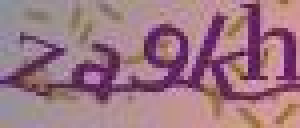
#> input picture opencv/yixin2.jpg, 75 x 32 px (shown 4 times larger)
$ python yixin.py   (Python 2 division)
#> lines starting #> are read from the running program, lines starting #| are printed output that depends on the picture; after the words box and inside, x2 and y2 are one past the last pixel; in counts of white or black regions, pixels touching at a corner belong together
# coding: utf-8
# 此文件用来测试type5类型的验证码的处理
import numpy as np
import cv2

def output_img(name,img):
	cv2.imwrite('out/yinxin_'+name+'.jpg',img)

imgname = "yixin2.jpg"
img = cv2.imread(imgname, cv2.IMREAD_GRAYSCALE)
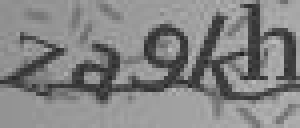
#> img: shape (32, 75) (shown 4 times larger); min 34, max 187, mean 131.5
print "img shape:",img.shape
#| img shape: (32, 75)
#print len(img)
#for row in img:
#	print row

#cv2.imshow(imgname,img)
#cv2.waitKey(0)

# 选取一个全局阈值，然后就把整幅图像分成了非黑即白的二值图像了
# 这个函数有四个参数，第一个原图像，第二个进行分类的阈值，
# 第三个是高于（低于）阈值时赋予的新值，第四个是一个方法选择参数，常用的有：
# • cv2.THRESH_BINARY（黑白二值）
# • cv2.THRESH_BINARY_INV（黑白二值反转）
# 该函数有两个返回值，
# 第一个retVal（得到的阈值值（在后面一个方法中会用到）），
# 第二个就是阈值化后的图像。
retval, t = cv2.threshold(img, 127, 1, cv2.THRESH_BINARY_INV)
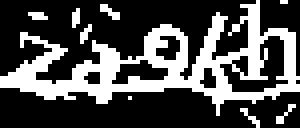
#> t: shape (32, 75) (shown 4 times larger); values 0 (black) and 1 (white), 30.9% white; 9 white regions (8 under 20 px), largest, box (x1, y1, x2, y2) and area: (0, 0, 75, 29) 689
#cv2.imshow("t",t)
#cv2.waitKey(0)
#===>把图像给二值化了，做了黑白反转，阈值是127，凡是低于阈值的都设为1
#debug了一下，就是把原来白的都变黑为0（靠THRESH_BINARY_INV这个参数），
#            然后原来黑的地方都变成1
print "做了阈值二值化处理的",t,"/",t.shape
#> (printed output is left out)
output_img("binary_inv_img",t)
for row in t:
	print row
#> this loop made 32 passes
#> (printed output is left out)

s = t.sum(axis=0)#210x64 ==> 210，降维，但是汇总了
#> s = 75 values, max 24 at index 63, min 3 at index 0, mean 9.89
print "s.size",len(s)
#| s.size 75
print "二值化图像按列sum - s(是个图像数组):",s
#| 二值化图像按列sum - s(是个图像数组): [ 3  3  4  4  5 11 10  9 12 12 11 13  9  8  8  6  6  4 11 11 10 10  8  8
#|   9 17 17 15 12  9  3  3  7  5  6  4  9 11 13 11 11 10 10  9 12 13 10  3
#|   7  9 10 10 12 17 22 15  9  8  8  7 10  9 22 24 24  7  8  4  5  8  9 17
#|  17 16  3]
#median：中位数，nonzeros(a)返回数组a中值不为零的元素的下标
y1 = (s > np.median(s) + 5).nonzero()[0][0]
#> y1 = 25
print "s>np.median(s):",s>np.median(s)
#| s>np.median(s): [False False False False False  True  True False  True  True  True  True
#|  False False False False False False  True  True  True  True False False
#|  False  True  True  True  True False False False False False False False
#|  False  True  True  True  True  True  True False  True  True  True False
#|  False False  True  True  True  True  True  True False False False False
#|   True False  True  True  True False False False False False False  True
#|   True  True False]
print "(s > np.median(s) + 5)",(s > np.median(s) + 5)
#| (s > np.median(s) + 5) [False False False False False False False False False False False False
#|  False False False False False False False False False False False False
#|  False  True  True  True False False False False False False False False
#|  False False False False False False False False False False False False
#|  False False False False False  True  True  True False False False False
#|  False False  True  True  True False False False False False False  True
#|   True  True False]
print "(s > np.median(s) + 5).nonzero()",(s > np.median(s)+5).nonzero()
print "y1:",y1

#折腾这一圈，我理解是为了去掉横线，所以np.median(s) + 5的5，我理解就是线粗

y2 = (s > np.median(s) + 5).nonzero()[0][-1]
#> y2 = 73
x1, x2 = 0, 36
#img数组的分片很诡异，不是x1:y1,x2:y2，
#而是这里写的x1:x2, y1:y2
#所以，这里作者认为识别码的竖着的方向，也就是x方向是0，36，说白了就是竖着36个像素
#而，x，y方向和我们的理解的是一致的，但是numpy表示是反的
#numpy表示的图像，高度（y坐标）在前，宽度（x坐标）在后
#所以这个img[x1:x2...]的x1,x2其实是y1,y2，就是图像的高度
im = img[x1:x2, y1 - 2:y2 + 3]
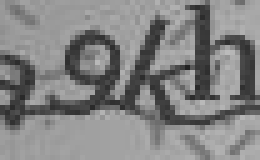
#> im: shape (32, 52) (shown 5 times larger); min 34, max 187, mean 131.1
print "im:",im.shape,im
print "x1:y2,x1:y2:",x1,":",y1,",",x2,":",y2
output_img("cut_out_img把数字图像扣出来",im)
cv2.imshow("2 values",im)
cv2.waitKey(0)

#再黑白颠倒一下
retval, im = cv2.threshold(im, 127, 255, cv2.THRESH_BINARY_INV)
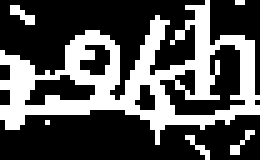
#> im: shape (32, 52) (shown 5 times larger); 33.3% white; 6 white regions (5 under 20 px), largest, box (x1, y1, x2, y2) and area: (0, 0, 52, 29) 525
im0 = im[x1:x2, 1:-1]
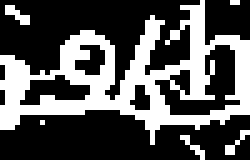
#> im0: shape (32, 50) (shown 5 times larger); 33.9% white; 6 white regions (5 under 20 px), largest, box (x1, y1, x2, y2) and area: (0, 0, 50, 29) 514
print "im0:",im0.shape,im0
output_img("cut_out_inv_img",im0)
cv2.imshow("im0黑白颠倒一下",im0)
cv2.waitKey(0)
